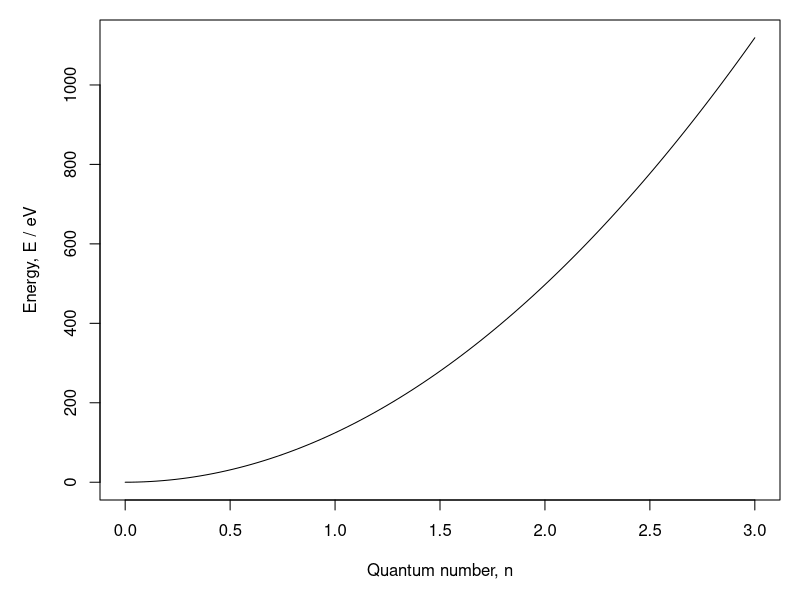
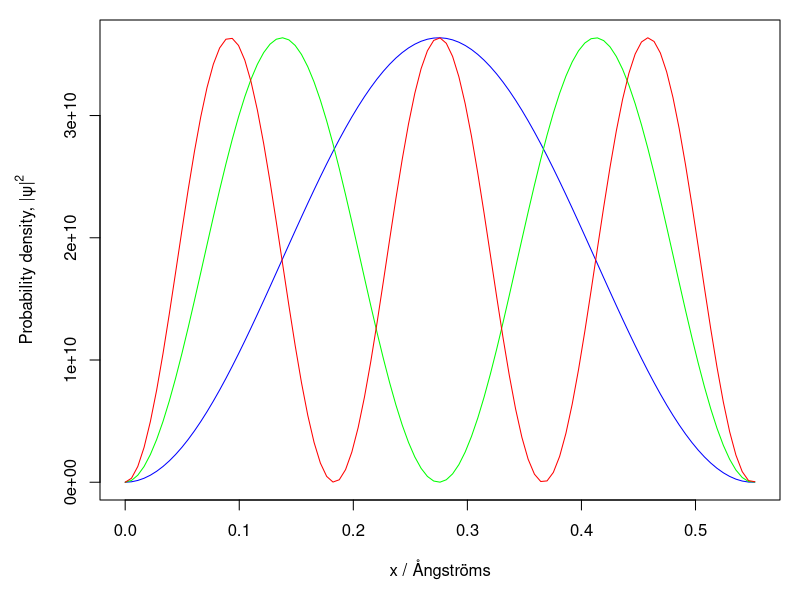

The R source for these figures, in order:

# Constants

pi    <- 3.1415926535897932385     # Pi
h_bar <- 1.054571817e-34           # Reduced Planck constant   / J s
m     <- 9.1094e-31                # Mass of the electron      / kg
a     <- 5.5e-11                   # Width of the box          / m
e     <- 1.602176634e-19           # Charge of the electron    / C

par(mar=c(5, 5, 1, 1))

energy <- function(n) {
  return (h_bar^2 * pi^2 * n^2 / (2 * m * a^2 * e))
}

curve(
  energy(x),
  from=0, to=3,
  xlab="Quantum number, n", ylab="Energy, E / eV"
)

n <- 1
t <- 1

curve(
  (sqrt(2 / a) * cos(-energy(n) * t / h_bar) * sin(n * pi * x * 1e-10 / a))^2+
  (sqrt(2 / a) * sin(-energy(n) * t / h_bar) * sin(n * pi * x * 1e-10 / a))^2,
  from=0, to=0.552,
  xlab="x / Ångströms", ylab=expression(paste("Probability density, |ψ|"^2)),
  col="blue"
)

n <- 2

curve(
  (sqrt(2 / a) * cos(-energy(n) * t / h_bar) * sin(n * pi * x * 1e-10 / a))^2+
    (sqrt(2 / a) * sin(-energy(n) * t / h_bar) * sin(n * pi * x * 1e-10 / a))^2,
  col="green", add=TRUE
)

n <- 3

curve(
  (sqrt(2 / a) * cos(-energy(n) * t / h_bar) * sin(n * pi * x * 1e-10 / a))^2+
    (sqrt(2 / a) * sin(-energy(n) * t / h_bar) * sin(n * pi * x * 1e-10 / a))^2,
  col="red", add=TRUE
)
